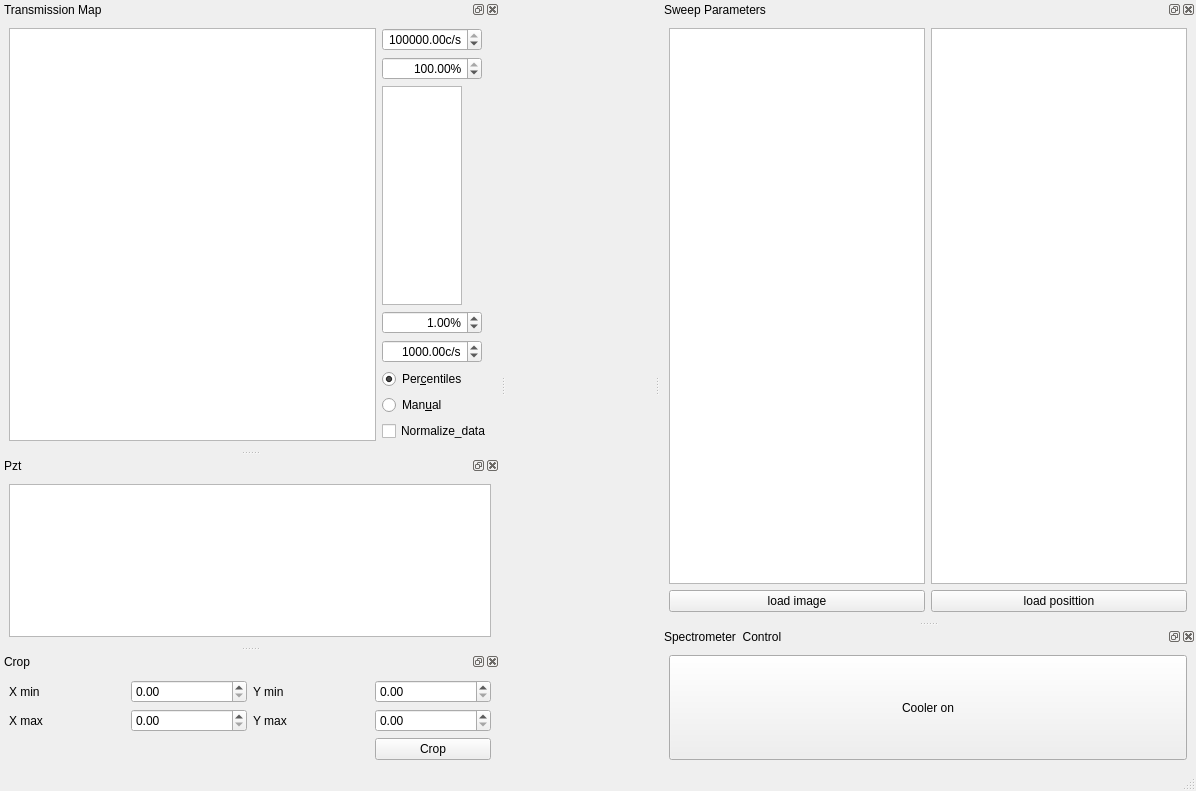
<?xml version="1.0" encoding="UTF-8"?>
<ui version="4.0">
 <class>MainWindow</class>
 <widget class="QMainWindow" name="MainWindow">
  <property name="geometry">
   <rect>
    <x>0</x>
    <y>0</y>
    <width>1196</width>
    <height>791</height>
   </rect>
  </property>
  <property name="windowTitle">
   <string>MainWindow</string>
  </property>
  <widget class="QWidget" name="centralwidget"/>
  <widget class="QMenuBar" name="menubar">
   <property name="geometry">
    <rect>
     <x>0</x>
     <y>0</y>
     <width>1196</width>
     <height>21</height>
    </rect>
   </property>
  </widget>
  <widget class="QStatusBar" name="statusbar"/>
  <widget class="QDockWidget" name="transmissionmap">
   <property name="sizePolicy">
    <sizepolicy hsizetype="Expanding" vsizetype="Expanding">
     <horstretch>0</horstretch>
     <verstretch>0</verstretch>
    </sizepolicy>
   </property>
   <property name="minimumSize">
    <size>
     <width>500</width>
     <height>450</height>
    </size>
   </property>
   <property name="windowTitle">
    <string>Transmission Map</string>
   </property>
   <attribute name="dockWidgetArea">
    <number>1</number>
   </attribute>
   <widget class="QWidget" name="dockWidgetContents">
    <layout class="QHBoxLayout" name="horizontalLayout_3">
     <item>
      <widget class="PlotWidget" name="transmission_map_PlotWidget"/>
     </item>
     <item>
      <layout class="QGridLayout" name="gridLayout_5">
       <item row="0" column="0">
        <widget class="ScienDSpinBox" name="transmission_map_cb_max_DoubleSpinBox">
         <property name="maximumSize">
          <size>
           <width>100</width>
           <height>16777215</height>
          </size>
         </property>
         <property name="alignment">
          <set>Qt::AlignRight|Qt::AlignTrailing|Qt::AlignVCenter</set>
         </property>
         <property name="suffix">
          <string>c/s</string>
         </property>
         <property name="minimum">
          <double>-10.000000000000000</double>
         </property>
         <property name="maximum">
          <double>1000000000.000000000000000</double>
         </property>
         <property name="value">
          <double>100000.000000000000000</double>
         </property>
        </widget>
       </item>
       <item row="5" column="0">
        <widget class="QRadioButton" name="transmission_map_cb_centiles_RadioButton">
         <property name="text">
          <string>Per&amp;centiles</string>
         </property>
         <property name="checked">
          <bool>true</bool>
         </property>
        </widget>
       </item>
       <item row="4" column="0">
        <widget class="ScienDSpinBox" name="transmission_map_cb_min_DoubleSpinBox">
         <property name="maximumSize">
          <size>
           <width>100</width>
           <height>16777215</height>
          </size>
         </property>
         <property name="alignment">
          <set>Qt::AlignRight|Qt::AlignTrailing|Qt::AlignVCenter</set>
         </property>
         <property name="suffix">
          <string>c/s</string>
         </property>
         <property name="minimum">
          <double>-10.000000000000000</double>
         </property>
         <property name="maximum">
          <double>1000000000.000000000000000</double>
         </property>
         <property name="value">
          <double>1000.000000000000000</double>
         </property>
        </widget>
       </item>
       <item row="2" column="0">
        <widget class="PlotWidget" name="transmission_map_cb_PlotWidget">
         <property name="sizePolicy">
          <sizepolicy hsizetype="MinimumExpanding" vsizetype="MinimumExpanding">
           <horstretch>0</horstretch>
           <verstretch>0</verstretch>
          </sizepolicy>
         </property>
         <property name="maximumSize">
          <size>
           <width>80</width>
           <height>16777215</height>
          </size>
         </property>
        </widget>
       </item>
       <item row="1" column="0">
        <widget class="ScienDSpinBox" name="transmission_map_cb_high_percentile_DoubleSpinBox">
         <property name="maximumSize">
          <size>
           <width>100</width>
           <height>16777215</height>
          </size>
         </property>
         <property name="alignment">
          <set>Qt::AlignRight|Qt::AlignTrailing|Qt::AlignVCenter</set>
         </property>
         <property name="suffix">
          <string>%</string>
         </property>
         <property name="minimum">
          <double>0.000000000000000</double>
         </property>
         <property name="maximum">
          <double>100.000000000000000</double>
         </property>
         <property name="value">
          <double>100.000000000000000</double>
         </property>
        </widget>
       </item>
       <item row="3" column="0">
        <widget class="ScienDSpinBox" name="transmission_map_cb_low_percentile_DoubleSpinBox">
         <property name="maximumSize">
          <size>
           <width>100</width>
           <height>16777215</height>
          </size>
         </property>
         <property name="alignment">
          <set>Qt::AlignRight|Qt::AlignTrailing|Qt::AlignVCenter</set>
         </property>
         <property name="suffix">
          <string>%</string>
         </property>
         <property name="minimum">
          <double>0.000000000000000</double>
         </property>
         <property name="maximum">
          <double>100.000000000000000</double>
         </property>
         <property name="value">
          <double>1.000000000000000</double>
         </property>
        </widget>
       </item>
       <item row="6" column="0">
        <widget class="QRadioButton" name="transmission_map_cb_manual_RadioButton">
         <property name="text">
          <string>Man&amp;ual</string>
         </property>
        </widget>
       </item>
       <item row="7" column="0">
        <widget class="QCheckBox" name="normalize_checkBox">
         <property name="text">
          <string>Normalize_data</string>
         </property>
        </widget>
       </item>
      </layout>
     </item>
    </layout>
   </widget>
  </widget>
  <widget class="QDockWidget" name="sweep_parameters">
   <property name="windowTitle">
    <string>Sweep Parameters</string>
   </property>
   <attribute name="dockWidgetArea">
    <number>2</number>
   </attribute>
   <widget class="QWidget" name="dockWidgetContents_3">
    <layout class="QGridLayout" name="gridLayout_3">
     <item row="2" column="1">
      <widget class="QPushButton" name="load_pzt_pushButton">
       <property name="text">
        <string>load posittion</string>
       </property>
      </widget>
     </item>
     <item row="0" column="1">
      <widget class="QListView" name="QlistView_filename"/>
     </item>
     <item row="2" column="0">
      <widget class="QPushButton" name="load_image_pushButton">
       <property name="text">
        <string>load image</string>
       </property>
      </widget>
     </item>
     <item row="0" column="0">
      <widget class="QTreeView" name="treeView_filelocation"/>
     </item>
    </layout>
   </widget>
  </widget>
  <widget class="QDockWidget" name="sectrometercontrol">
   <property name="windowTitle">
    <string>Spectrometer  Control</string>
   </property>
   <attribute name="dockWidgetArea">
    <number>2</number>
   </attribute>
   <widget class="QWidget" name="dockWidgetContents_4">
    <layout class="QGridLayout" name="gridLayout_4">
     <item row="0" column="0">
      <widget class="QPushButton" name="pushButton_cooler_on">
       <property name="sizePolicy">
        <sizepolicy hsizetype="Minimum" vsizetype="Preferred">
         <horstretch>0</horstretch>
         <verstretch>0</verstretch>
        </sizepolicy>
       </property>
       <property name="text">
        <string>Cooler on</string>
       </property>
      </widget>
     </item>
    </layout>
   </widget>
  </widget>
  <widget class="QDockWidget" name="dockWidget">
   <property name="windowTitle">
    <string>Pzt</string>
   </property>
   <attribute name="dockWidgetArea">
    <number>1</number>
   </attribute>
   <widget class="QWidget" name="dockWidgetContents_5">
    <layout class="QHBoxLayout" name="horizontalLayout">
     <item>
      <widget class="PlotWidget" name="pzt_PlotWidget"/>
     </item>
    </layout>
   </widget>
  </widget>
  <widget class="QDockWidget" name="dockWidget_crop">
   <property name="windowTitle">
    <string>Crop</string>
   </property>
   <attribute name="dockWidgetArea">
    <number>1</number>
   </attribute>
   <widget class="QWidget" name="dockWidgetContents_6">
    <layout class="QGridLayout" name="gridLayout">
     <item row="1" column="3">
      <widget class="QDoubleSpinBox" name="doubleSpinBox_ymax">
       <property name="maximum">
        <double>10000.000000000000000</double>
       </property>
      </widget>
     </item>
     <item row="0" column="2">
      <widget class="QLabel" name="label_3">
       <property name="text">
        <string>Y min</string>
       </property>
      </widget>
     </item>
     <item row="0" column="1">
      <widget class="QDoubleSpinBox" name="doubleSpinBox_xmin">
       <property name="maximum">
        <double>10000.000000000000000</double>
       </property>
      </widget>
     </item>
     <item row="0" column="3">
      <widget class="QDoubleSpinBox" name="doubleSpinBox_ymin">
       <property name="maximum">
        <double>10000.000000000000000</double>
       </property>
      </widget>
     </item>
     <item row="1" column="2">
      <widget class="QLabel" name="label_4">
       <property name="text">
        <string>Y max</string>
       </property>
      </widget>
     </item>
     <item row="0" column="0">
      <widget class="QLabel" name="label">
       <property name="text">
        <string>X min</string>
       </property>
      </widget>
     </item>
     <item row="1" column="1">
      <widget class="QDoubleSpinBox" name="doubleSpinBox_xmax">
       <property name="maximum">
        <double>10000.000000000000000</double>
       </property>
      </widget>
     </item>
     <item row="1" column="0">
      <widget class="QLabel" name="label_2">
       <property name="text">
        <string>X max</string>
       </property>
      </widget>
     </item>
     <item row="2" column="3">
      <widget class="QPushButton" name="pushButton_crop">
       <property name="text">
        <string>Crop</string>
       </property>
      </widget>
     </item>
    </layout>
   </widget>
  </widget>
 </widget>
 <customwidgets>
  <customwidget>
   <class>PlotWidget</class>
   <extends>QGraphicsView</extends>
   <header>pyqtgraph</header>
  </customwidget>
  <customwidget>
   <class>ScienDSpinBox</class>
   <extends>QDoubleSpinBox</extends>
   <header>qtwidgets.scientific_spinbox.h</header>
  </customwidget>
 </customwidgets>
 <resources/>
 <connections/>
</ui>
